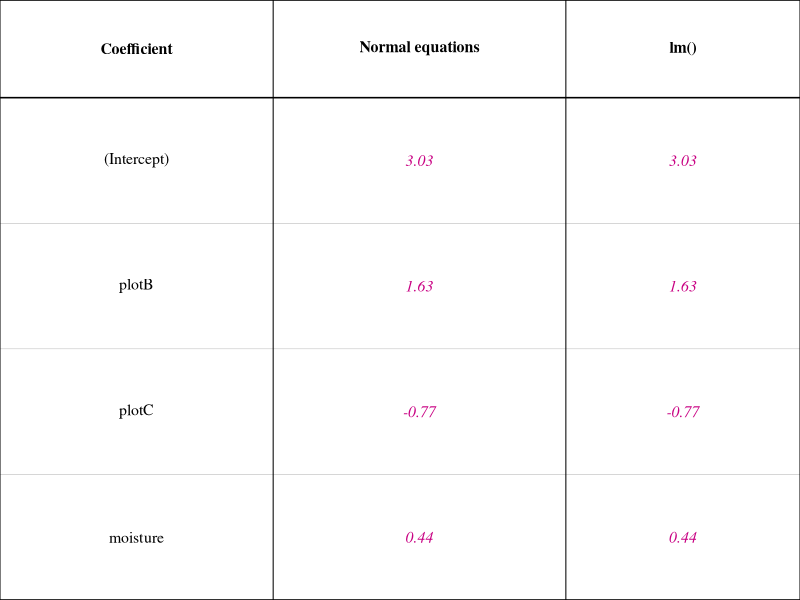

Recreate this plot in R.
## ---- chunk 1
knitr::opts_chunk$set(echo = FALSE, warning = FALSE, message = FALSE,
                       fig.width = 6.5, fig.height = 0.3)

ans_col <- rgb(200, 0, 130, maxColorValue = 255)

# fill-in table drawn with base graphics; 'answer_cols' are drawn in magenta italic
blank_table <- function(headers, body, col_widths = NULL, answer_cols = integer(0),
                        header_height = 0.35, row_height = 0.5, cex = 0.95) {
  nc <- length(headers); nr <- length(body)
  if (is.null(col_widths)) col_widths <- rep(1, nc)
  col_widths <- col_widths / sum(col_widths)
  cx <- c(0, cumsum(col_widths))
  h_total <- header_height + nr * row_height
  par(mar = c(0, 0, 0, 0), family = "serif")
  plot(NA, xlim = c(0, 1), ylim = c(0, h_total), axes = FALSE, xlab = "", ylab = "",
       xaxs = "i", yaxs = "i")
  y <- h_total
  segments(0, y, 1, y, lwd = 1.5)
  y <- y - header_height
  segments(0, y, 1, y, lwd = 1.5)
  for (i in seq_len(nr)) {
    y <- y - row_height
    segments(0, y, 1, y, lwd = if (i == nr) 1.5 else 0.5,
             col = if (i == nr) "black" else "grey70")
  }
  for (v in cx) segments(v, 0, v, h_total, lwd = 1)
  for (j in seq_len(nc)) {
    text((cx[j] + cx[j + 1]) / 2, h_total - header_height / 2, headers[[j]], font = 2, cex = cex)
  }
  y <- h_total - header_height
  for (i in seq_len(nr)) {
    for (j in seq_len(nc)) {
      is_ans <- j %in% answer_cols
      text((cx[j] + cx[j + 1]) / 2, y - row_height / 2, body[[i]][[j]], cex = cex,
           col = if (is_ans) ans_col else "black", font = if (is_ans) 3 else 1)
    }
    y <- y - row_height
  }
}

nq <- function(lines, rows = 0, extra = 0) {
  if (!knitr::is_latex_output()) return("")
  knitr::asis_output(sprintf("\n\\needspace{%.2fin}\n", 0.23 * lines + 0.15 + 0.3 * rows + extra))
}

f2 <- function(v) formatC(round(v, 2) + 0, format = "f", digits = 2)
f1 <- function(v) formatC(round(v, 1) + 0, format = "f", digits = 1)

library(mvtnorm)
seedlings <- read.csv("../../data/PinyonSeedlings.csv")

# Part 1 (six seedlings)
six <- seedlings[c(1:3, 9:11), ]
X6 <- cbind(1, as.numeric(six$plot == "B"), six$moisture)
xb <- as.vector(X6 %*% c(2, 1.5, 0.5))
xtx <- t(X6) %*% X6
V2 <- matrix(c(1, 0.5, 0.5, 1), 2)
q_same <- as.numeric(t(c(1, 1)) %*% solve(V2) %*% c(1, 1))
q_opp <- as.numeric(t(c(1, -1)) %*% solve(V2) %*% c(1, -1))
C3 <- matrix(c(1, 0.9, -0.9, 0.9, 1, 0.9, -0.9, 0.9, 1), 3)
eig_c <- eigen(C3)$values

# Part 2 (all 24)
X <- model.matrix(~ plot + moisture, data = seedlings)
y <- seedlings$growth
beta_ne <- as.vector(solve(t(X) %*% X, t(X) %*% y))
fit_lm <- lm(growth ~ plot + moisture, data = seedlings)
r <- y - as.vector(X %*% beta_ne)
sigma_mle <- sqrt(mean(r^2))
ll_dnorm <- sum(dnorm(r, 0, sigma_mle, log = TRUE))
ll_mvn <- dmvnorm(r, rep(0, 24), sigma_mle^2 * diag(24), log = TRUE)
mvr_msg <- tryCatch({MASS::mvrnorm(1000, rep(0, 3), C3); "no error"},
                    error = function(e) conditionMessage(e))
## ---- chunk 2
knitr::kable(six[, c("plot", "seedling", "moisture")], row.names = FALSE,
             col.names = c("Plot", "Seedling", "Soil moisture (%)"), align = "ccc")
## ---- chunk 3
nm <- c("(Intercept)", "plotB", "plotC", "moisture")
blank_table(c("Coefficient", "Normal equations", "lm()"),
            lapply(1:4, function(k) c(nm[k], f2(beta_ne[k]), f2(coef(fit_lm)[k]))),
            col_widths = c(1.4, 1.5, 1.2), answer_cols = 2:3, row_height = 0.45)
